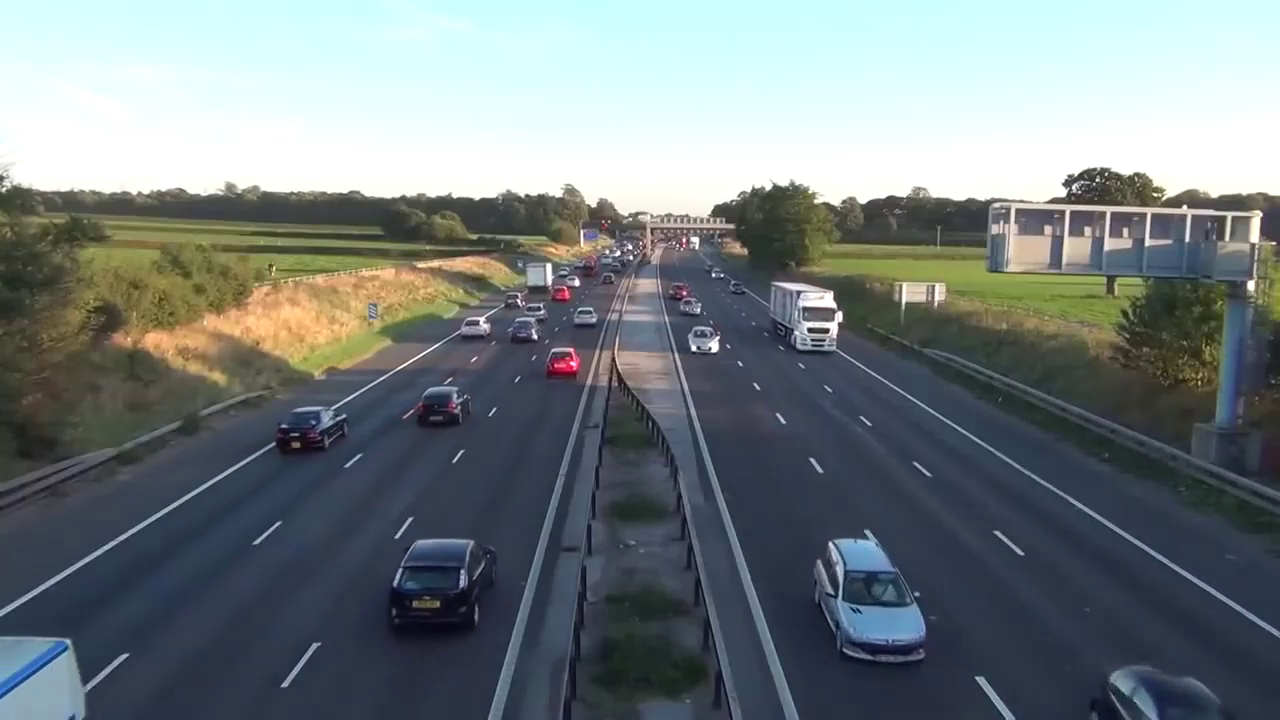
#> input picture frame 21 of 1.mp4, 1280 x 720 px
$ python 2.py
#> lines starting #> are read from the running program, lines starting #| are printed output that depends on the picture; after the words box and inside, x2 and y2 are one past the last pixel; in counts of white or black regions, pixels touching at a corner belong together
# [37 lines of commented-out code are left out]


import numpy as np
import cv2
import sys


version = cv2.__version__.split('.')[0]

#read video file
cap = cv2.VideoCapture('1.mp4')
fgbg = cv2.createBackgroundSubtractorMOG2()

#check opencv version


while (cap.isOpened):

	#if ret is true than no error with cap.isOpened
	ret, frame = cap.read()
#> frame is the input picture: shape (720, 1280, 3); mean B, G, R 128, 125.3, 116.3
	if frame is None:
		break

		#apply background substraction

	fgmask = fgbg.apply(frame)
#> fgmask: shape (720, 1280); every value is 127

	contours, hierarchy = cv2.findContours(fgmask.copy(), cv2.RETR_EXTERNAL,cv2.CHAIN_APPROX_SIMPLE)
#> contours = [[[0, 0], [0, 719], [1279, 719], [1279, 0]]]

		#looping for contours
	for c in contours:
		if cv2.contourArea(c) < 500:
			continue

			#get bounding box from countour
		(x, y, w, h) = cv2.boundingRect(c)

			#draw bounding box
		cv2.rectangle(frame, (x, y), (x + w, y + h), (0, 255, 0), 2)
#> this loop made 1 pass
#> (c, x, y, w, h) on pass 1: ([[0, 0], [0, 719], [1279, 719], [1279, 0]], 0, 0, 1280, 720)
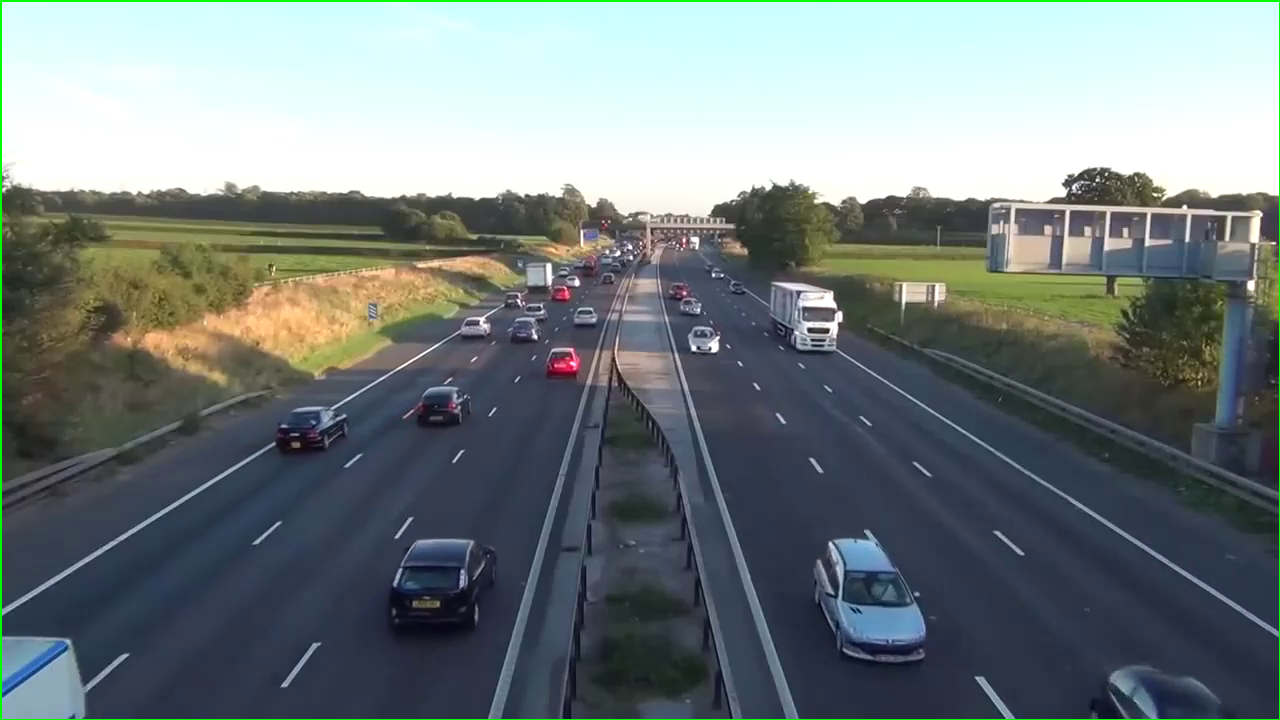
#> frame: shape (720, 1280, 3); 0.65% of pixels changed, all inside (x1, y1, x2, y2) = (0, 0, 1280, 720)

	cv2.imshow('foreground and background',fgmask)
	cv2.imshow('rgb',frame)
	if cv2.waitKey(1) & 0xFF == ord("q"):
#> (key q is pressed here)
		break


cap.release()
cv2.destroyAllWindows()

$ run again, starting later in the video
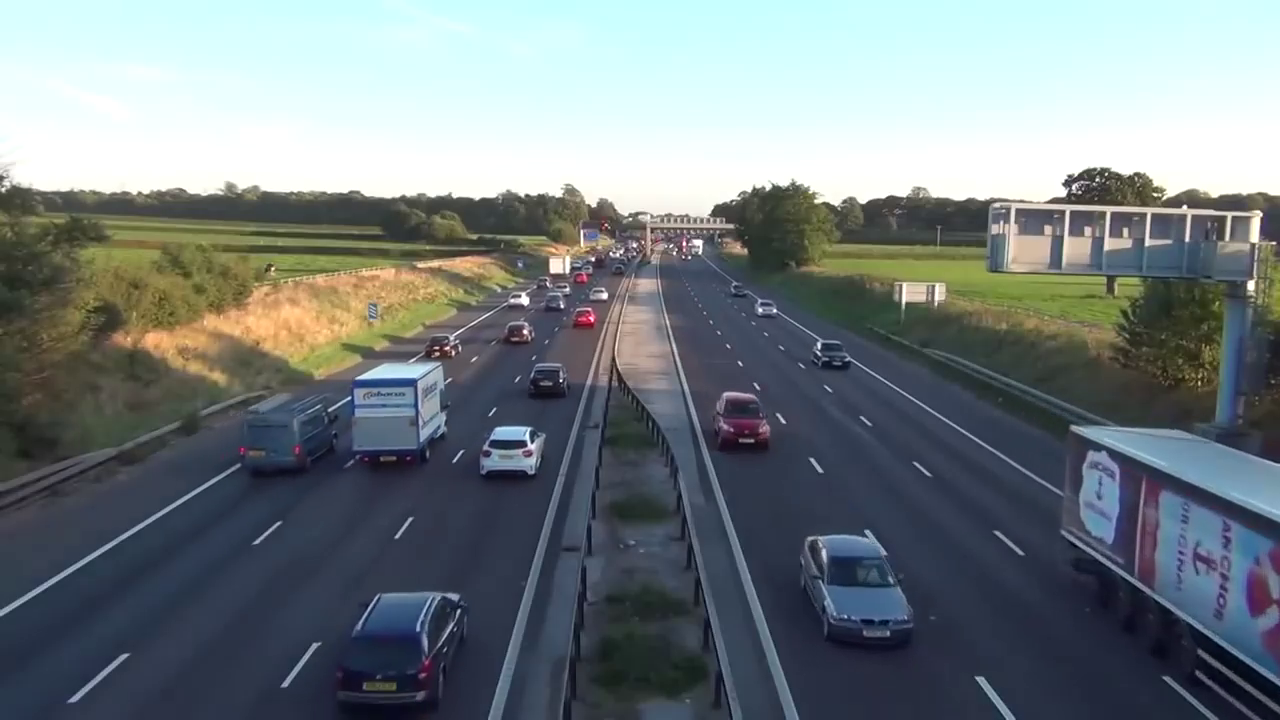
#> input picture frame 95 of 1.mp4, 1280 x 720 px
#> frame is the input picture: shape (720, 1280, 3); mean B, G, R 128.5, 125.1, 115.9
#> fgmask: shape (720, 1280); every value is 127
#> contours = [[[0, 0], [0, 719], [1279, 719], [1279, 0]]]
#> the loop `for c in contours:` made 1 pass
#> (c, x, y, w, h) on pass 1: ([[0, 0], [0, 719], [1279, 719], [1279, 0]], 0, 0, 1280, 720)
#> after the loop `for c in contours:`:
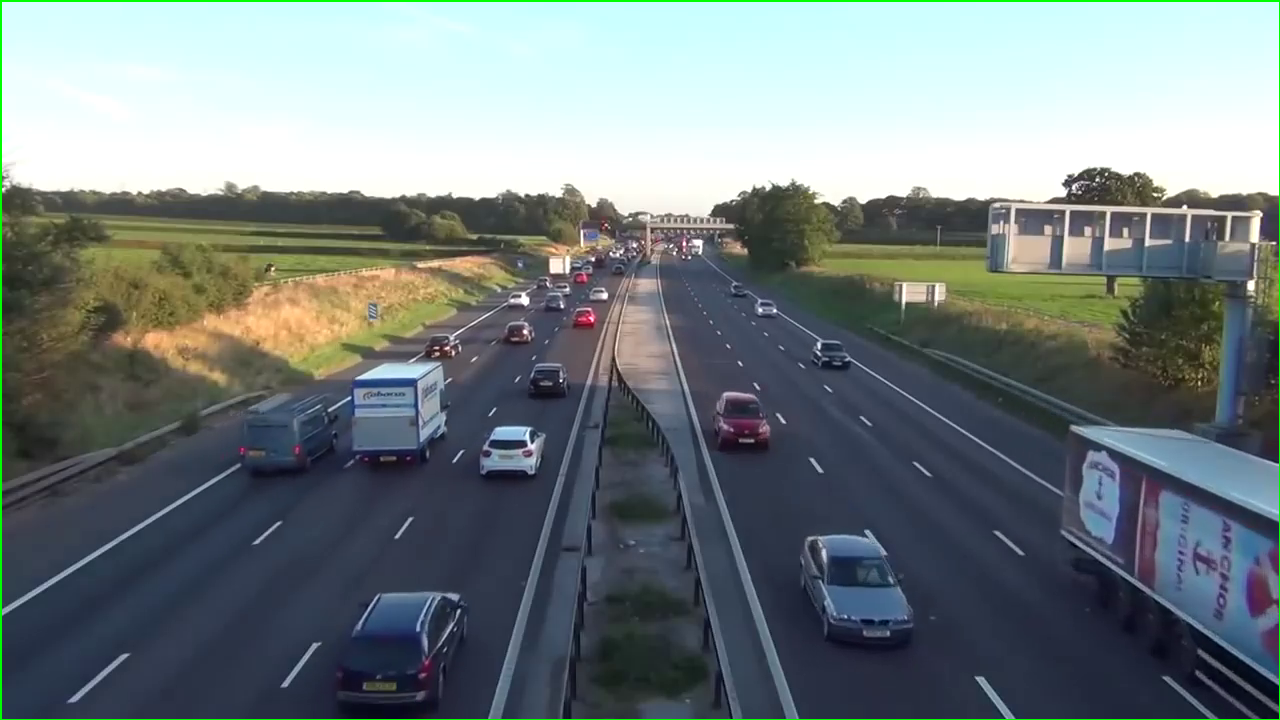
#> frame: shape (720, 1280, 3); 0.65% of pixels changed, all inside (x1, y1, x2, y2) = (0, 0, 1280, 720)

$ run again, starting later in the video
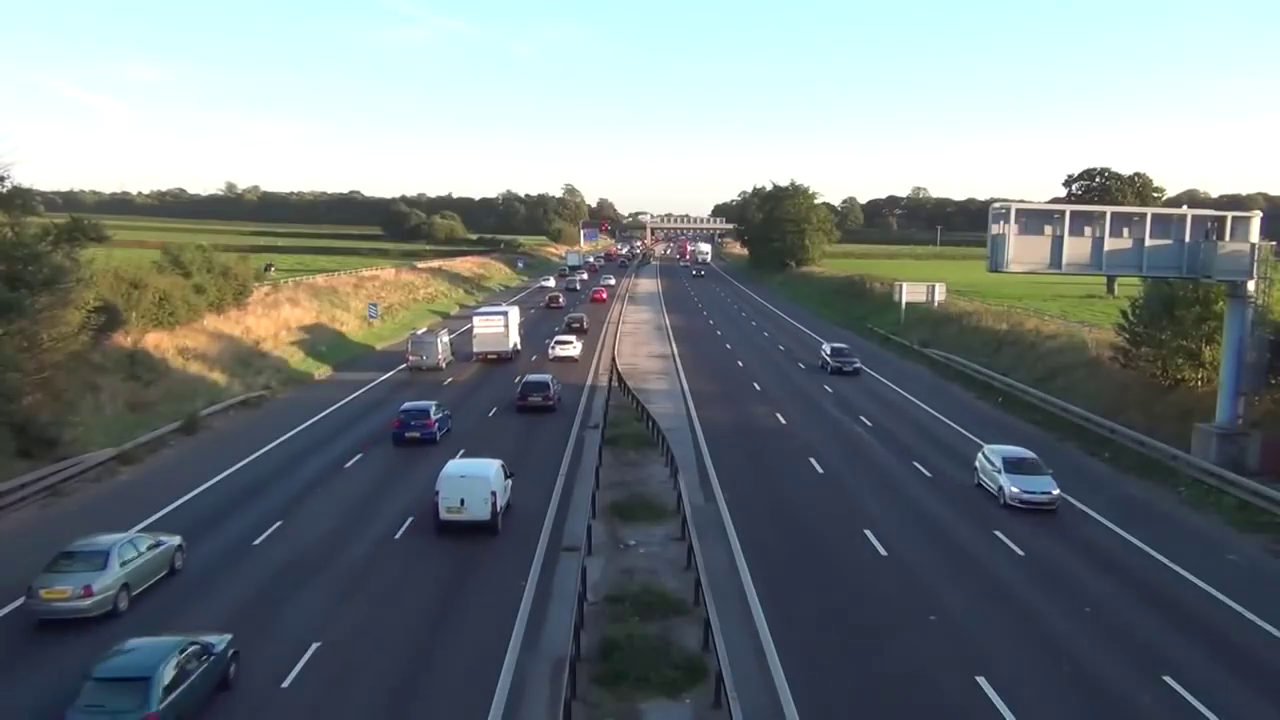
#> input picture frame 169 of 1.mp4, 1280 x 720 px
#> frame is the input picture: shape (720, 1280, 3); mean B, G, R 127.4, 124.8, 115.6
#> fgmask: shape (720, 1280); every value is 127
#> contours = [[[0, 0], [0, 719], [1279, 719], [1279, 0]]]
#> the loop `for c in contours:` made 1 pass
#> (c, x, y, w, h) on pass 1: ([[0, 0], [0, 719], [1279, 719], [1279, 0]], 0, 0, 1280, 720)
#> after the loop `for c in contours:`:
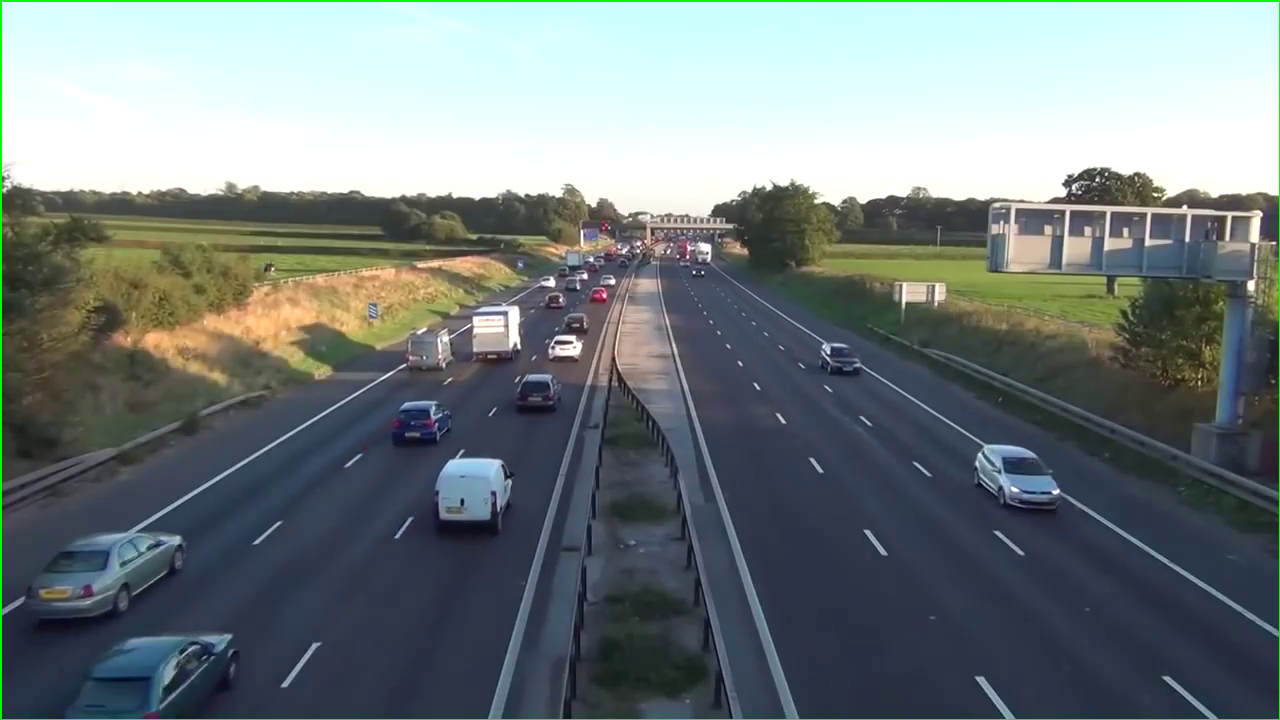
#> frame: shape (720, 1280, 3); 0.65% of pixels changed, all inside (x1, y1, x2, y2) = (0, 0, 1280, 720)
